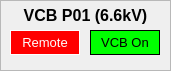
  <widget class="QFrame" name="frame_8" >
   <property name="geometry" >
    <rect>
     <x>0</x>
     <y>90</y>
     <width>171</width>
     <height>71</height>
    </rect>
   </property>
   <property name="frameShape" >
    <enum>QFrame::StyledPanel</enum>
   </property>
   <property name="frameShadow" >
    <enum>QFrame::Raised</enum>
   </property>
   <widget class="QLabel" name="lbVCBP01" >
    <property name="geometry" >
     <rect>
      <x>0</x>
      <y>0</y>
      <width>171</width>
      <height>30</height>
     </rect>
    </property>
    <property name="font" >
     <font>
      <pointsize>12</pointsize>
      <weight>75</weight>
      <bold>true</bold>
     </font>
    </property>
    <property name="frameShape" >
     <enum>QFrame::NoFrame</enum>
    </property>
    <property name="frameShadow" >
     <enum>QFrame::Raised</enum>
    </property>
    <property name="text" >
     <string>VCB P01 (6.6kV)</string>
    </property>
    <property name="alignment" >
     <set>Qt::AlignCenter</set>
    </property>
   </widget>
   <widget class="CALabel" name="calbVCBP01_2" >
    <property name="geometry" >
     <rect>
      <x>90</x>
      <y>30</y>
      <width>70</width>
      <height>25</height>
     </rect>
    </property>
    <property name="palette" >
     <palette>
      <active>
       <colorrole role="Window" >
        <brush brushstyle="SolidPattern" >
         <color alpha="255" >
          <red>0</red>
          <green>255</green>
          <blue>0</blue>
         </color>
        </brush>
       </colorrole>
      </active>
      <inactive>
       <colorrole role="Window" >
        <brush brushstyle="SolidPattern" >
         <color alpha="255" >
          <red>0</red>
          <green>255</green>
          <blue>0</blue>
         </color>
        </brush>
       </colorrole>
      </inactive>
      <disabled>
       <colorrole role="Window" >
        <brush brushstyle="SolidPattern" >
         <color alpha="255" >
          <red>239</red>
          <green>239</green>
          <blue>239</blue>
         </color>
        </brush>
       </colorrole>
      </disabled>
     </palette>
    </property>
    <property name="font" >
     <font>
      <pointsize>10</pointsize>
     </font>
    </property>
    <property name="autoFillBackground" >
     <bool>true</bool>
    </property>
    <property name="frameShape" >
     <enum>QFrame::Box</enum>
    </property>
    <property name="text" >
     <string>VCB On</string>
    </property>
    <property name="alignment" >
     <set>Qt::AlignCenter</set>
    </property>
    <property name="pvname" >
     <string>EC1_PCPS_STAT_P01ON</string>
    </property>
    <property name="cmode" stdset="0" >
     <enum>CALabel::Alarm</enum>
    </property>
    <property name="fillcol" stdset="0" >
     <color>
      <red>0</red>
      <green>255</green>
      <blue>0</blue>
     </color>
    </property>
    <property name="ttdmode" stdset="0" >
     <enum>CALabel::Show</enum>
    </property>
    <property name="truelabel" >
     <string>VCB On</string>
    </property>
    <property name="falselabel" >
     <string>VCB Off</string>
    </property>
    <property name="dbrequest" stdset="0" >
     <enum>CALabel::DBRGDBL</enum>
    </property>
   </widget>
   <widget class="CALabel" name="calbVCBP01_1" >
    <property name="geometry" >
     <rect>
      <x>10</x>
      <y>30</y>
      <width>70</width>
      <height>25</height>
     </rect>
    </property>
    <property name="palette" >
     <palette>
      <active>
       <colorrole role="WindowText" >
        <brush brushstyle="SolidPattern" >
         <color alpha="255" >
          <red>255</red>
          <green>255</green>
          <blue>255</blue>
         </color>
        </brush>
       </colorrole>
       <colorrole role="Window" >
        <brush brushstyle="SolidPattern" >
         <color alpha="255" >
          <red>255</red>
          <green>0</green>
          <blue>0</blue>
         </color>
        </brush>
       </colorrole>
      </active>
      <inactive>
       <colorrole role="WindowText" >
        <brush brushstyle="SolidPattern" >
         <color alpha="255" >
          <red>255</red>
          <green>255</green>
          <blue>255</blue>
         </color>
        </brush>
       </colorrole>
       <colorrole role="Window" >
        <brush brushstyle="SolidPattern" >
         <color alpha="255" >
          <red>255</red>
          <green>0</green>
          <blue>0</blue>
         </color>
        </brush>
       </colorrole>
      </inactive>
      <disabled>
       <colorrole role="WindowText" >
        <brush brushstyle="SolidPattern" >
         <color alpha="255" >
          <red>128</red>
          <green>128</green>
          <blue>128</blue>
         </color>
        </brush>
       </colorrole>
       <colorrole role="Window" >
        <brush brushstyle="SolidPattern" >
         <color alpha="255" >
          <red>239</red>
          <green>239</green>
          <blue>239</blue>
         </color>
        </brush>
       </colorrole>
      </disabled>
     </palette>
    </property>
    <property name="font" >
     <font>
      <pointsize>10</pointsize>
     </font>
    </property>
    <property name="autoFillBackground" >
     <bool>true</bool>
    </property>
    <property name="frameShape" >
     <enum>QFrame::Box</enum>
    </property>
    <property name="text" >
     <string>Remote</string>
    </property>
    <property name="alignment" >
     <set>Qt::AlignCenter</set>
    </property>
    <property name="pvname" >
     <string>EC1_PCPS_STAT_P01REM</string>
    </property>
    <property name="cmode" stdset="0" >
     <enum>CALabel::Alarm</enum>
    </property>
    <property name="fillcol" stdset="0" >
     <color>
      <red>255</red>
      <green>0</green>
      <blue>0</blue>
     </color>
    </property>
    <property name="ttdmode" stdset="0" >
     <enum>CALabel::Show</enum>
    </property>
    <property name="truelabel" >
     <string>Remote</string>
    </property>
    <property name="falselabel" >
     <string>Local</string>
    </property>
    <property name="dbrequest" stdset="0" >
     <enum>CALabel::DBRGDBL</enum>
    </property>
   </widget>
  </widget>
